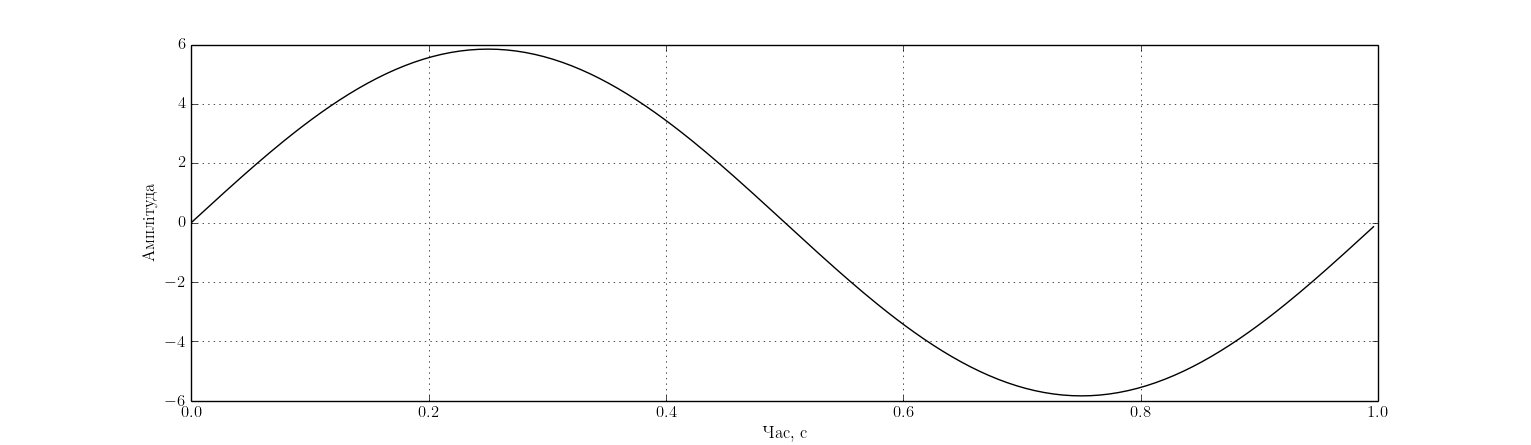

This chart was generated by the following Python code:


from numpy import array, arange, abs as np_abs
from math import sin, pi
import matplotlib.pyplot as plt
import random
from matplotlib import rc

rc('text', usetex=True)
rc('text.latex',unicode=True)
rc('text.latex',preamble='\usepackage[utf8]{inputenc}')
rc('text.latex',preamble='\usepackage[russian]{babel}')

def f():
	fd = 256.
	b = 256.0
	F=1.0
	w=(2.*pi*F/fd)
	Amp=random.uniform(1,10)
	signal = array([Amp*sin(w*t) for t in arange(b)])
	plt.plot(arange(b)/float(fd), signal, 'k')
	plt.xlabel(u'Час, с')
	plt.ylabel(u'Амплітуда')
	plt.grid(True)
	plt.show()
	return Amp*0.637

print (f())
